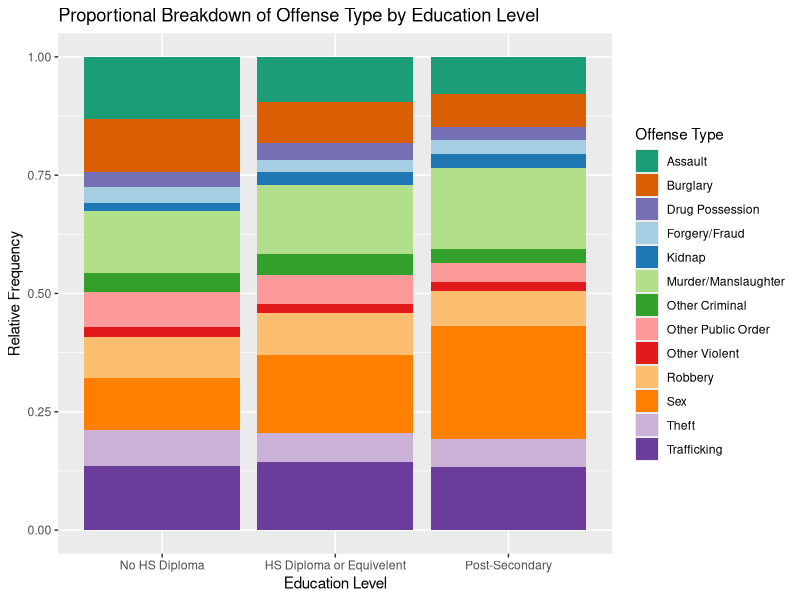
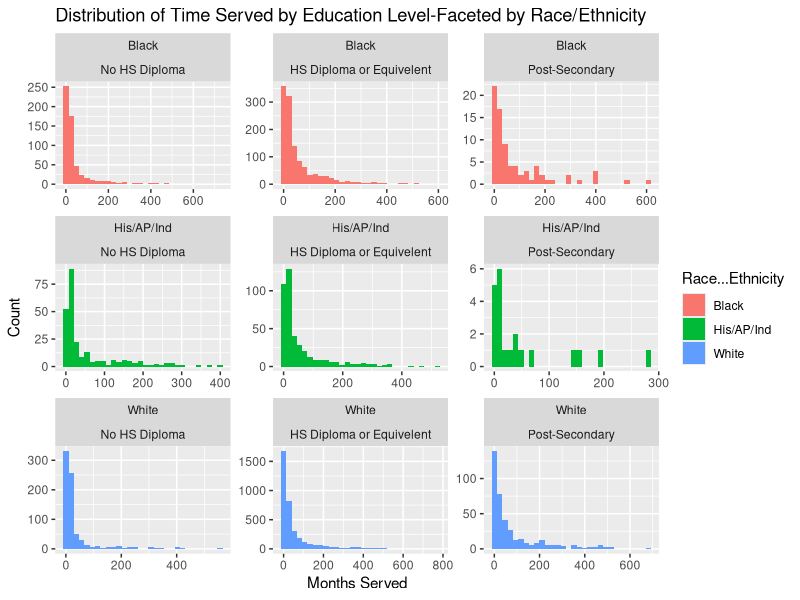

The R script that drew these images, in order:
## ---- chunk 1
knitr::opts_chunk$set(echo = TRUE)
## ---- chunk 2
library(dplyr)
library(lubridate)
library(tidyverse)
library(RColorBrewer)
library(ggrepel)
## ---- chunk 3


## ---- chunk 4
prisonData <- read.csv('./Current_Iowa_Correctional_System_Prison_Population.csv')
prisonData$Education.Category <- factor(prisonData$Education.Category , levels = c('No HS Diploma','HS Diploma or Equivelent','Post-Secondary'))
prisonData$Education.Category[prisonData$Education.Category == ""] <-NA
prisonData2 <- prisonData %>%
filter(!is.na(Education.Category))

## ---- chunk 5

prisonData2$Offense.Subtype <- as.factor(prisonData2$Offense.Subtype)

prisonData2$Offense.Subtype[prisonData2$Offense.Subtype == 'Stolen Property'] <- 'Theft'
#1 datapoint, similar type of crime
prisonData2$Offense.Subtype[prisonData2$Offense.Subtype == 'Animals'] <- 'Other Violent'
#1 data point, Crime: Animal Torture was judged to belong in Other Violent due to heinousness of crime
prisonData2$Offense.Subtype[prisonData2$Offense.Subtype == 'Prostitution/Pimping'] <- 'Sex' 
#4 data points in this category, sex crime related
prisonData2$Offense.Subtype[prisonData2$Offense.Description == 'BURGLARY 1ST DEGREE'] <- 'Burglary' 
#For analysis, this is more meaningful in the burglary category
prisonData2$Offense.Subtype[prisonData2$Offense.Description == 'ATTEMPT BURGLARY 1ST DEGREE'] <- 'Burglary'
#Grouped with burglarly since the criminal intent was the same 
prisonData2$Offense.Subtype[prisonData2$Offense.Subtype == 'Alcohol']<- 'Other Criminal' 
#1 data point, Other criminal seemed best categorical fit
prisonData2$Offense.Subtype[prisonData2$Offense.Subtype == 'Flight/Escape']<- 'Other Criminal' 
#Only 16 data points, Other criminal seemed best categorical fit
prisonData2$Offense.Subtype[prisonData2$Offense.Subtype == 'Other Drug']<- 'Other Criminal' 
#Only 24 datapoints, Offense description included descriptions such as 'failure to affix Tax Stamp'
prisonData2$Offense.Subtype[prisonData2$Offense.Subtype == 'Vandalism']<- 'Other Criminal' 
#Only 52 datapoints, 
prisonData2$Offense.Subtype[prisonData2$Offense.Subtype == 'Arson']<- 'Other Violent' 
#Only 57 datapoints, barely visible in original plot, moved to Other Violent due to heinousness of crime
prisonData2$Offense.Subtype[prisonData2$Offense.Subtype == 'OWI']<- 'Other Public Order'
prisonData2$Offense.Subtype[prisonData2$Offense.Subtype == 'Traffic']<- 'Other Public Order' 
#Only 60 data points, general offense type already classified as Public Order 
prisonData2$Offense.Subtype[prisonData2$Offense.Subtype == 'Weapons']<- 'Other Public Order' 
#Offense type already classified as public Order and most serious was aggravated misdemeanor 
## ---- chunk 6

prisonData3 <- prisonData2 %>%
  filter(!Offense.Subtype %in% c('Arson','Alcohol', 'Animals','Flight/Escape', 'None', 'Other Drug','OWI','Prostitution/Pimping','Stolen Property','Traffic', 'Vandalism','Weapons'))

plotColors = c((brewer.pal(name="Dark2", n = 1)), brewer.pal(name="Paired", n = 12))

ggplot(data = prisonData3, aes(x = Education.Category, fill = Offense.Subtype)) + geom_bar(position = 'fill') + scale_fill_manual(values = plotColors, name = 'Offense Type') + ggtitle('Proportional Breakdown of Offense Type by Education Level') + xlab('Education Level') + ylab('Relative Frequency')

## ---- chunk 7
prisonData5 <-prisonData2

prisonData5$Race...Ethnicity[prisonData5$Race...Ethnicity == 'Hispanic'] <-'His/AP/Ind' 
prisonData5$Race...Ethnicity[prisonData5$Race...Ethnicity == 'American Indian or Alaska Native'] <-'His/AP/Ind' 
prisonData5$Race...Ethnicity[prisonData5$Race...Ethnicity == 'Asian or Pacific Islander'] <-'His/AP/Ind'

prisonData5a <- prisonData5
prisonData5$Race...Ethnicity <- as.factor(prisonData5$Race...Ethnicity)


ggplot(data = prisonData5, aes(x = Months.Served, fill = Race...Ethnicity)) + geom_histogram(position = 'stack') + facet_wrap(Race...Ethnicity~Education.Category, scales = 'free') + ggtitle('Distribution of Time Served by Education Level-Faceted by Race/Ethnicity') + xlab('Months Served') + ylab('Count')
